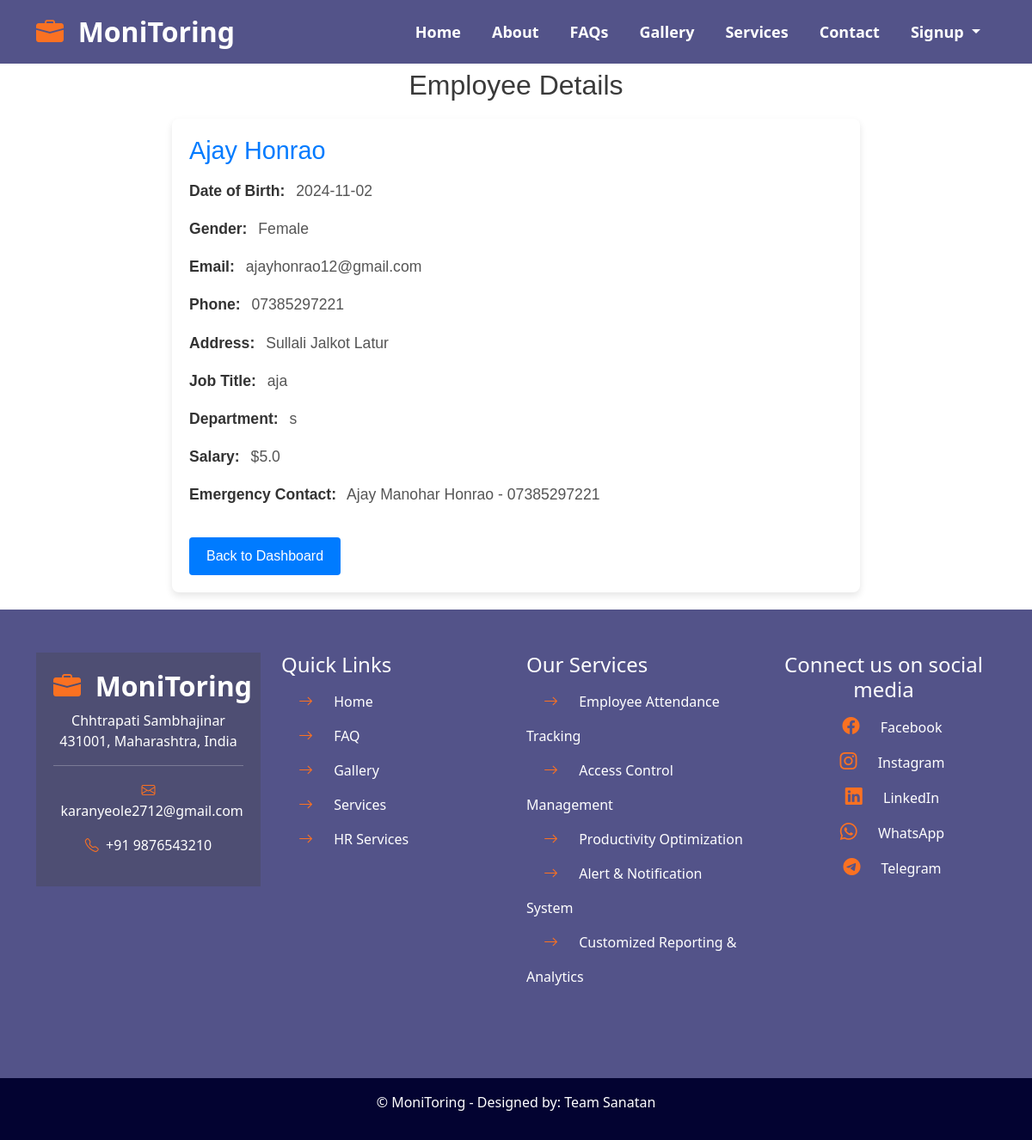
Page /employee/1 on the earlier database version.
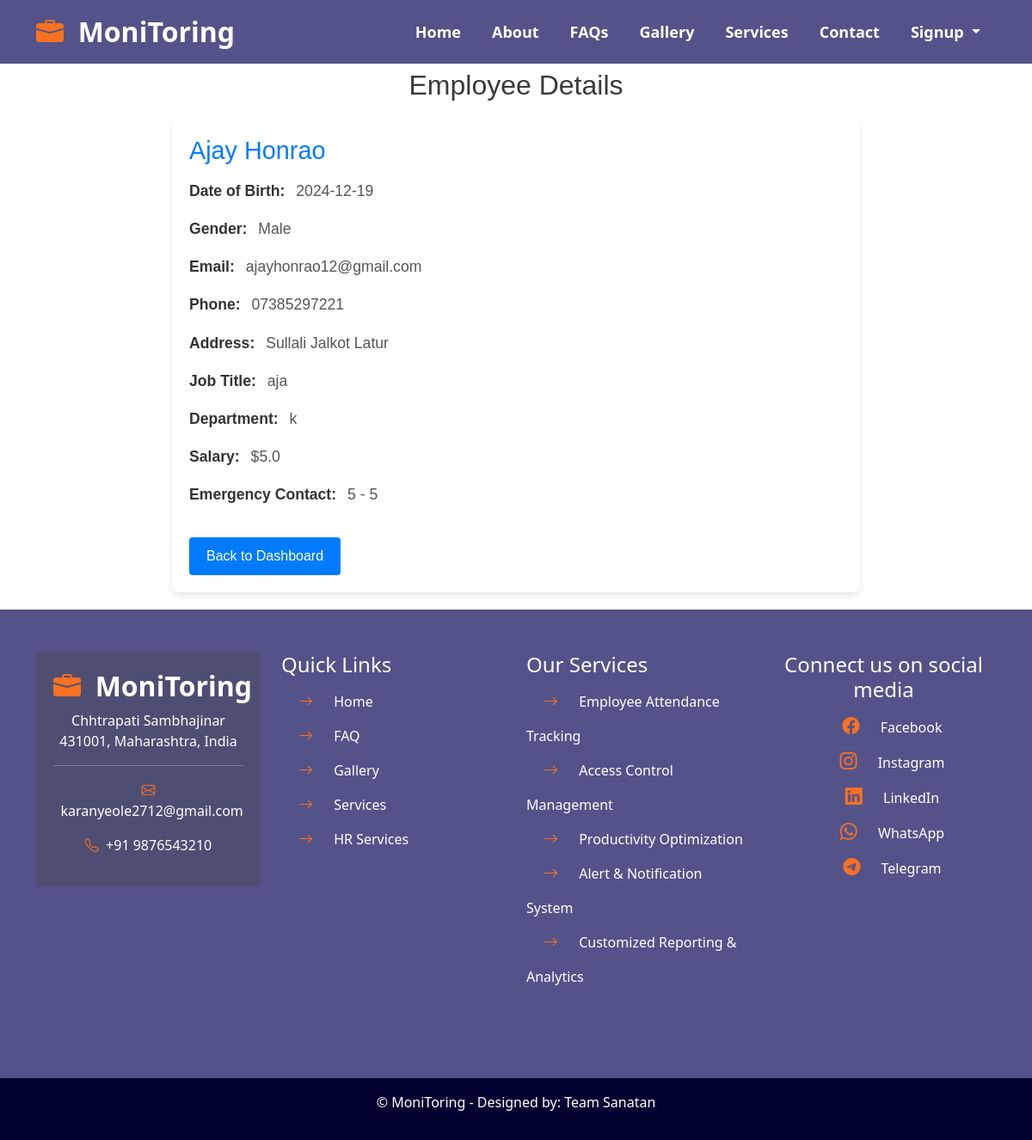
Same page on the later database version.
### tables this page shows
CREATE TABLE employees (
            id INTEGER PRIMARY KEY AUTOINCREMENT,
            first_name TEXT,
            last_name TEXT,
            dob TEXT,
            gender TEXT,
            email TEXT,
            phone TEXT,
            address TEXT,
            job_title TEXT,
            department TEXT,
            salary REAL,
            emergency_contact_name TEXT,
            emergency_contact_phone TEXT
        );

### app.py (the view)
@app.route('/employee/<int:employee_id>')
def view_employee(employee_id):
    conn = sqlite3.connect('employees.db')
    cursor = conn.cursor()
    cursor.execute("SELECT * FROM employees WHERE id = ?", (employee_id,))
    employee = cursor.fetchone()
    conn.close()
    if not employee:
        return "Employee not found", 404
    employee_data = {
        "first_name": employee[1],
        "last_name": employee[2],
        "dob": employee[3],
        "gender": employee[4],
        "email": employee[5],
        "phone": employee[6],
        "address": employee[7],
        "job_title": employee[8],
        "department": employee[9],
        "salary": employee[10],
        "emergency_contact_name": employee[11],
        "emergency_contact_phone": employee[12]
    }
    return render_template("employee_details.html", employee=employee_data)

### templates/employee_details.html (shortened to what this page needs)
{% include 'top.html' %}
<!DOCTYPE html>
<html lang="en">
<head>
</head>
<body>
    <div class="details-container">
        <h2 class="details-heading">Employee Details</h2>
        <div class="details-card">
            <div class="details-card-body">
                <h3>{{ employee.first_name }} {{ employee.last_name }}</h3>
                <p><strong>Date of Birth:</strong> {{ employee.dob }}</p>
                <p><strong>Gender:</strong> {{ employee.gender }}</p>
                <p><strong>Email:</strong> {{ employee.email }}</p>
                <p><strong>Phone:</strong> {{ employee.phone }}</p>
                <p><strong>Address:</strong> {{ employee.address }}</p>
                <p><strong>Job Title:</strong> {{ employee.job_title }}</p>
                <p><strong>Department:</strong> {{ employee.department }}</p>
                <p><strong>Salary:</strong> ${{ employee.salary }}</p>
                <p><strong>Emergency Contact:</strong> {{ employee.emergency_contact_name }} - {{ employee.emergency_contact_phone }}</p>
                <a href="{{ url_for('emp_services') }}" class="details-btn">Back to Dashboard</a>
            </div>
        </div>
    </div>
</body>
</html>
{% include 'bottom.html' %}

Differences in the rows shown:
changed employees "Ajay": dob "2024-11-02" → "2024-12-19"; gender "Female" → "Male"; department "s" → "k"; emergency_contact_name "Ajay Manohar Honrao" → "5"; emergency_contact_phone "07385297221" → "5"
